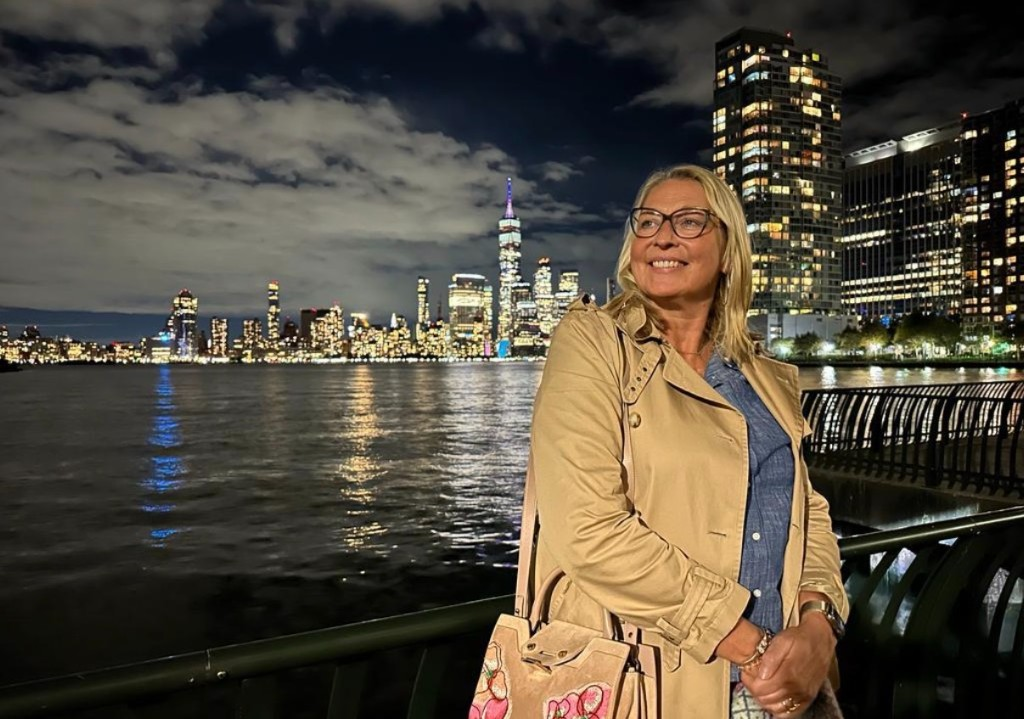
#> input picture images/src/andrea-nyc.png, 1024 x 719 px, found by its file name
$ python nyc_portrait.py
#> lines starting #> are read from the running program, lines starting #| are printed output that depends on the picture
#> in main, source is the input picture: shape (719, 1024, 3); mean B, G, R 62.5, 75.1, 82.6
### tools/upscale.py
"""Hebt die ausgeschnittenen Gemaelde per Real-ESRGAN auf 4K und legt Web-Groessen an.

Ablauf: Real-ESRGAN x4 -> Lanczos auf Ziellaenge -> lokale Kontrast- und
Detailanhebung -> JPEG-Varianten fuer 4K, Galerie und Kachel-Effekt.
"""

import os
import shutil
import subprocess
import tempfile

import cv2
import numpy as np
from PIL import Image

ROOT = "/Users/marcomax/Desktop/Mama Website/images"
SRC = os.path.join(ROOT, "src")
ESRGAN = "/tmp/resrgan/realesrgan-ncnn-vulkan"
MODEL_DIR = "/tmp/resrgan/models"

TARGETS = {
    "4k": 3840,
    "sharp": 2400,
    "full": 1600,
    "tile": 900,
    "hero": 2560,
}

# Variante -> (Qualitaet, Chroma-Subsampling, progressiv)
ENCODING = {
    "4k": (88, 1, True),
    "sharp": (86, 1, True),
    "full": (84, 2, True),
    "tile": (80, 2, False),
    "hero": (86, 1, True),
}

# Bild fuer den Schrift-Hintergrund im Titel (helles Motiv, damit die Schrift traegt)
HERO_SOURCE = "metropolis"

MASTERS = os.path.join(ROOT, "_master")

NAMES = [
    "mosaikblick",
    "perle",
    "chrysler",
    "gruener-blick",
    "metropolis",
    "hafenlicht",
    "kuppel-triptychon",
    "blauer-turban",
    "nachtskyline",
]


def esrgan(src_path, dst_path, scale=4):
    subprocess.run(
        [
            ESRGAN,
            "-i", src_path,
            "-o", dst_path,
            "-n", "realesrgan-x4plus",
            "-s", str(scale),
            "-m", MODEL_DIR,
            "-f", "png",
        ],
        check=True,
        capture_output=True,
    )


# [84 lines left out: functions resize_long_edge, enhance, save_jpg, hero_fill, master_for, main, not called in this run]


# [2 lines that do not run on import are left out]

### tools/nyc_portrait.py
"""Bereitet das NYC-Nachtfoto fuer den Hero-Bereich auf.

Ablauf: leichtes Denoise -> Real-ESRGAN auf dem ganzen Foto -> Portraet-
Ausschnitt 3:4 um Andrea herum -> leichte Aufhellung und Nachschaerfung.
"""

import os
import shutil
import tempfile

import cv2
import numpy as np
from PIL import Image

from upscale import esrgan, resize_long_edge

ROOT = "/Users/marcomax/Desktop/Mama Website/images"
SOURCE = os.path.join(ROOT, "src", "andrea-nyc.png")

# 3:4-Ausschnitt in Quellkoordinaten (1024 x 719) — Andrea rechts, Skyline links angeschnitten
CROP = (485, 0, 1024, 719)
TARGET = 1440
QUALITY = 91


def denoise(img):
    ycc = cv2.cvtColor(img, cv2.COLOR_BGR2YCrCb)
#> ycc: shape (719, 1024, 3); mean of channels 0, 1, 2 75.9, 132.8, 120.4
    y, cr, cb = cv2.split(ycc)
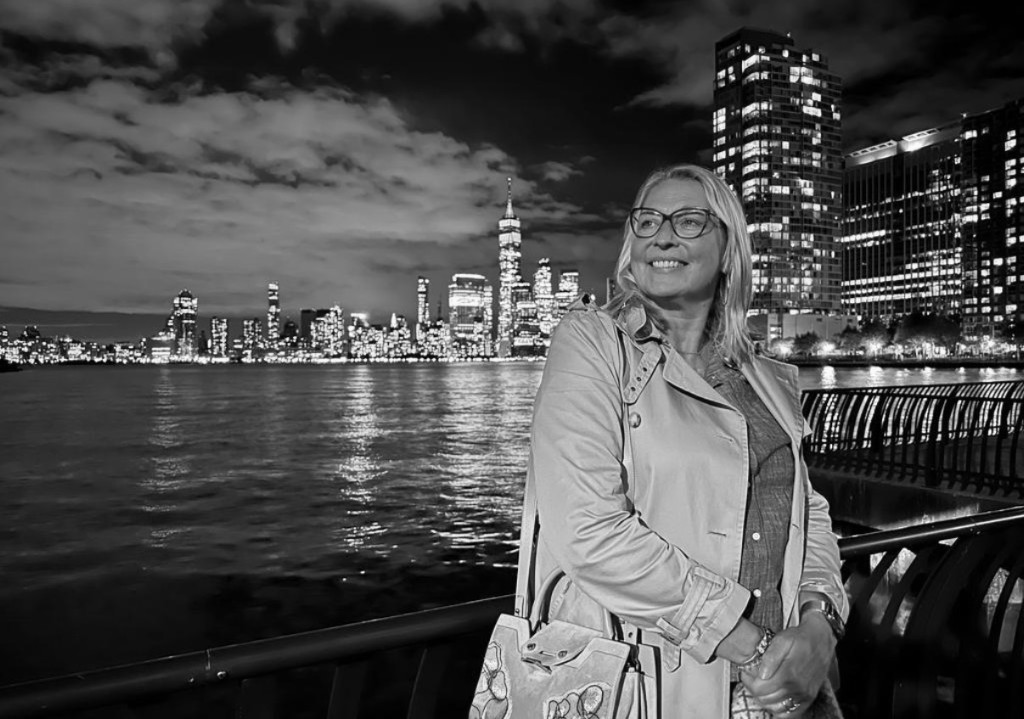
#> y: shape (719, 1024); min 0, max 254, mean 75.9
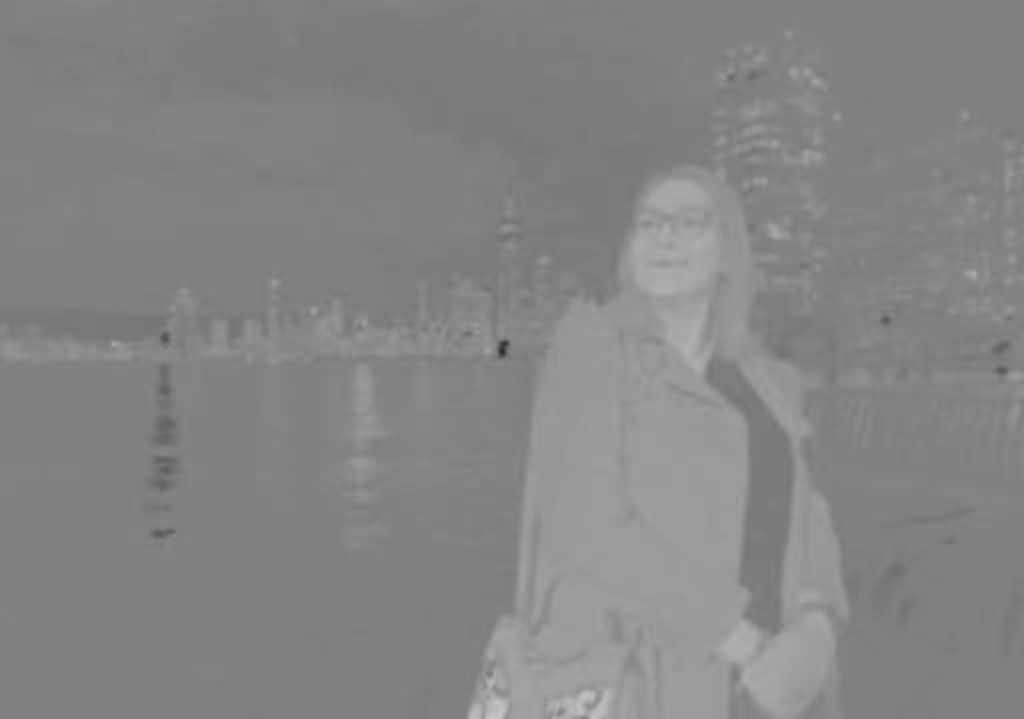
#> cr: shape (719, 1024); min 41, max 202, mean 132.8
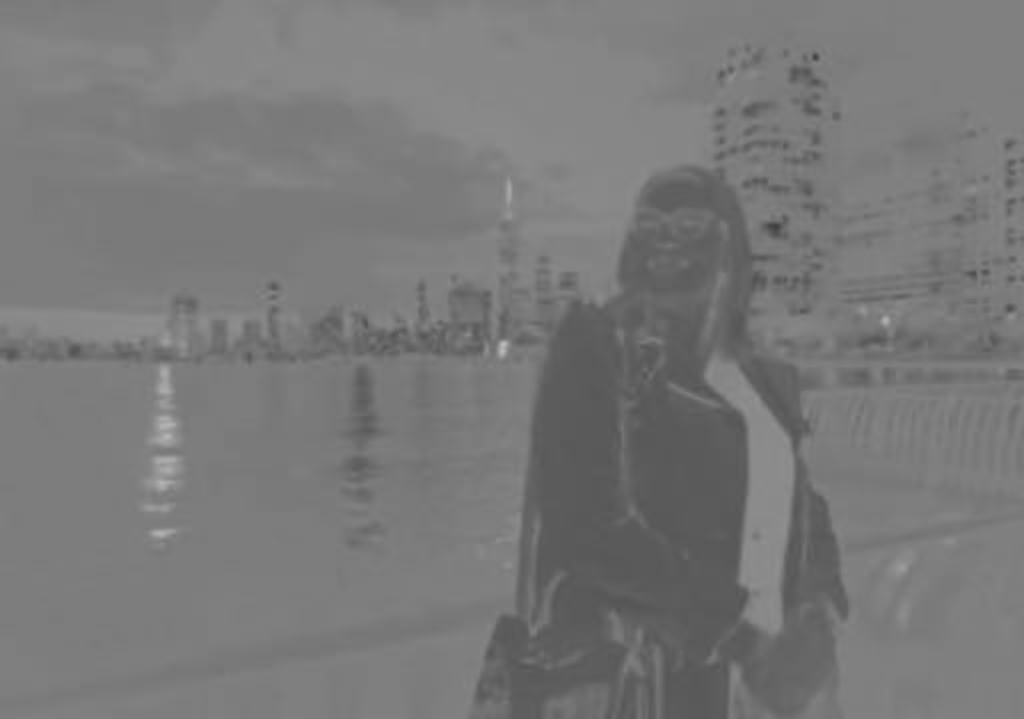
#> cb: shape (719, 1024); min 64, max 187, mean 120.4
    cr = cv2.medianBlur(cr, 3)
    cb = cv2.medianBlur(cb, 3)
    return cv2.cvtColor(cv2.merge((y, cr, cb)), cv2.COLOR_YCrCb2BGR)


def lift(img):
    """Nachtaufnahme etwas oeffnen, ohne die Skyline-Lichter auszubrennen."""
    lab = cv2.cvtColor(img, cv2.COLOR_BGR2LAB)
    l, a, b = cv2.split(lab)
    norm = l.astype(np.float32) / 255.0
    lifted = np.power(norm, 0.88) * 255.0
    hold = np.clip((norm - 0.68) / 0.32, 0, 1)
    l = (lifted * (1 - hold) + l.astype(np.float32) * hold).astype(np.uint8)
    l = cv2.createCLAHE(clipLimit=0.9, tileGridSize=(8, 8)).apply(l)
    return cv2.cvtColor(cv2.merge((l, a, b)), cv2.COLOR_LAB2BGR)


def sharpen(img):
    fine = cv2.GaussianBlur(img, (0, 0), 0.9)
    img = cv2.addWeighted(img, 1.28, fine, -0.28, 0)
    wide = cv2.GaussianBlur(img, (0, 0), 2.4)
    return cv2.addWeighted(img, 1.1, wide, -0.1, 0)


def main():
    source = cv2.imread(SOURCE)
    if source is None:
        raise SystemExit(f"Quelle fehlt: {SOURCE}")

    source = denoise(source)
    work_dir = tempfile.mkdtemp(prefix="nyc-")
    try:
        src = os.path.join(work_dir, "source.png")
        dst = os.path.join(work_dir, "source_x4.png")
        cv2.imwrite(src, source)
        esrgan(src, dst)
        big = cv2.imread(dst)

        left, top, right, bottom = (v * 4 for v in CROP)
#> (the run stopped early here; a loop or call above may not have finished)

$ run again, with images/src/andrea-atelier.png copied over images/src/andrea-nyc.png
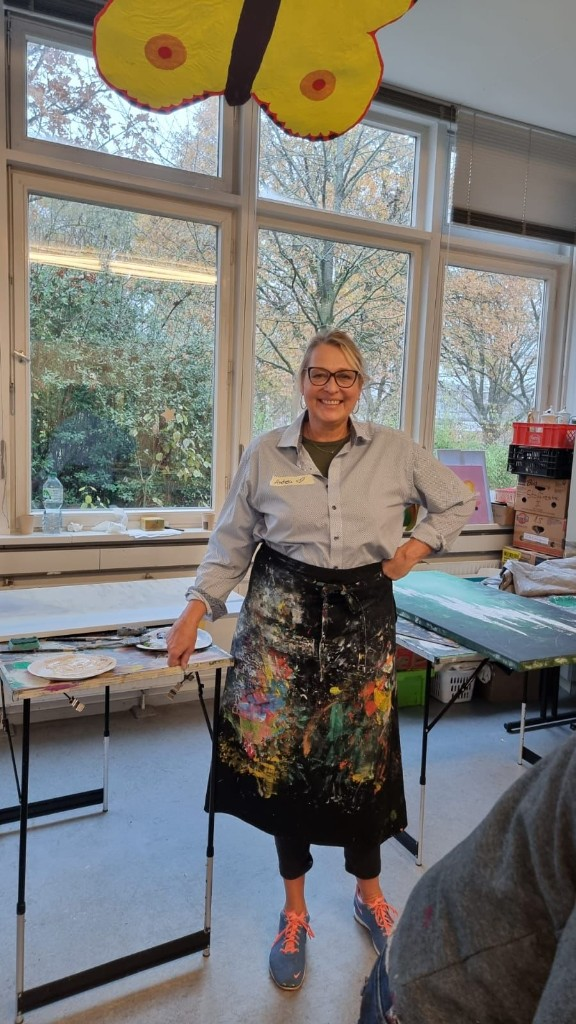
#> input picture images/src/andrea-atelier.png, 576 x 1024 px, found by its file name
#> in main, source is the input picture: shape (1024, 576, 3); mean B, G, R 114.2, 119.2, 121.1
#> ycc: shape (1024, 576, 3); mean of channels 0, 1, 2 119.2, 129.4, 125.2
#> in denoise, `y, cr, cb = cv2.split(ycc)`:
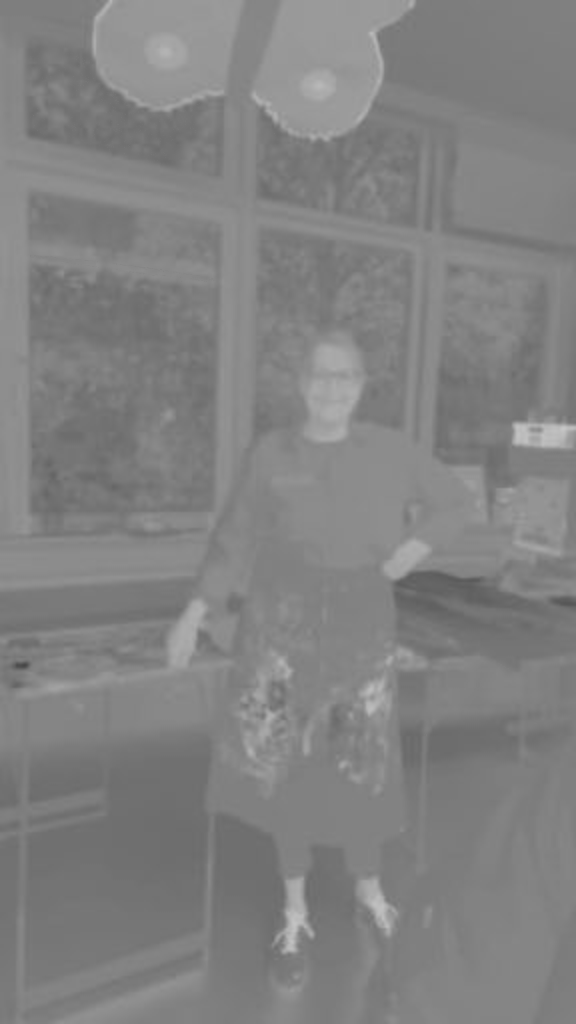
#> cr: shape (1024, 576); min 70, max 199, mean 129.4
#> in denoise, `y, cr, cb = cv2.split(ycc)`:
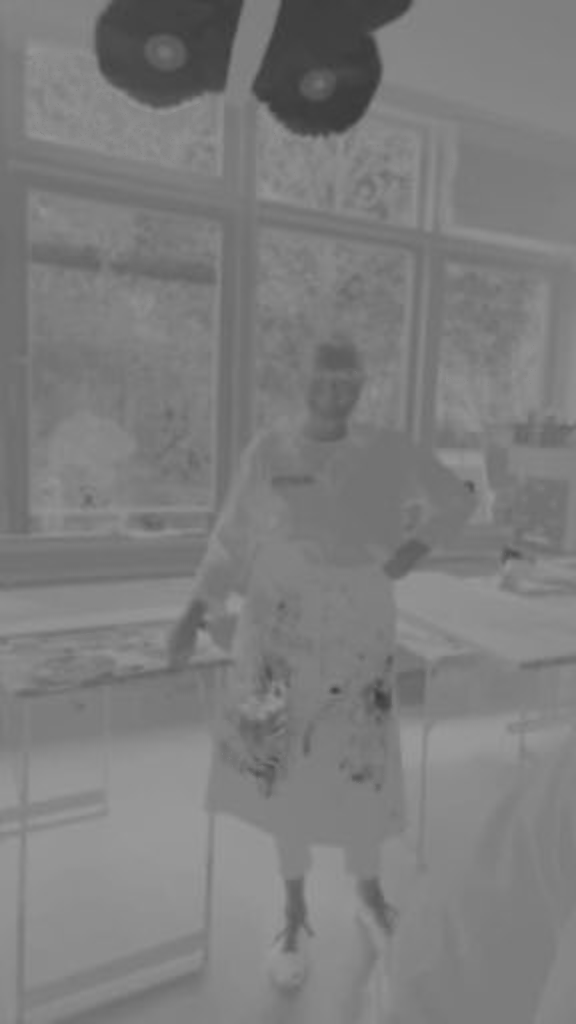
#> cb: shape (1024, 576); min 58, max 155, mean 125.2
